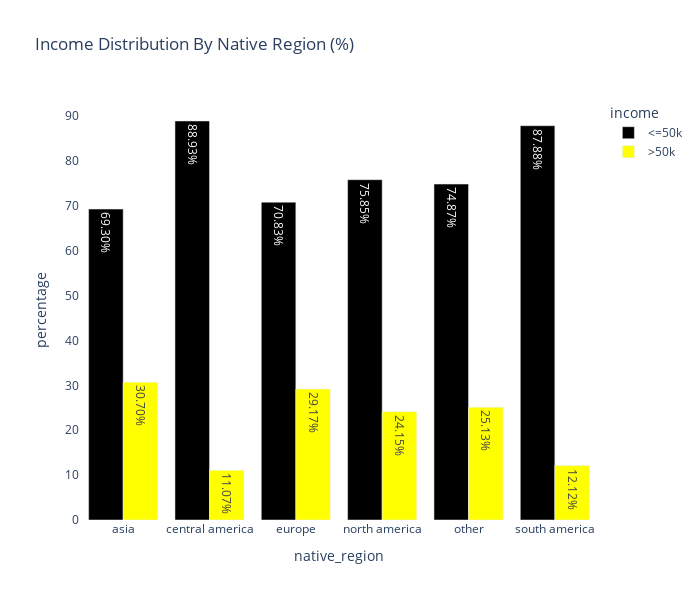
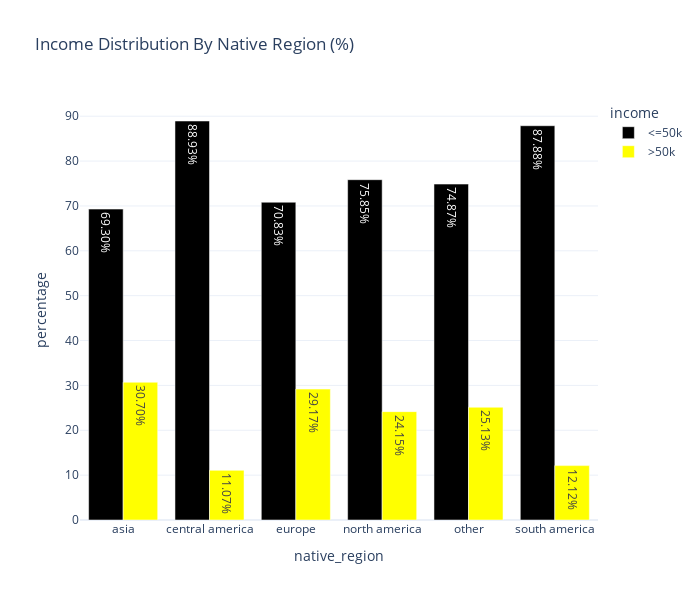
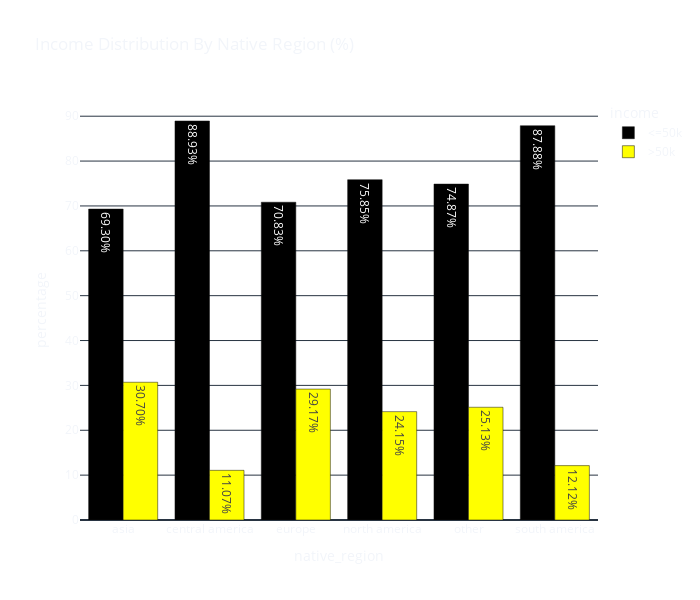
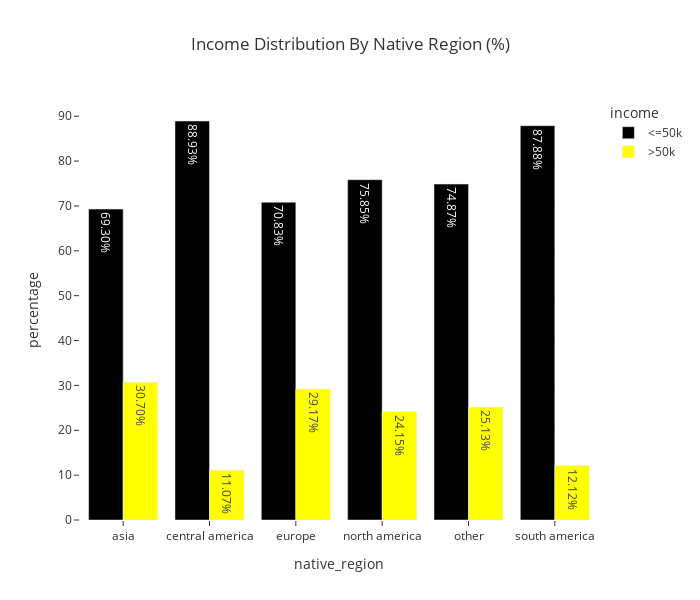

Notebook code for these charts, in order:
### Code cell
themes = ["plotly", "plotly_white", "plotly_dark", "ggplot2", "seaborn", "simple_white", "presentation", "xgridoff", "ygridoff", "gridon", "none"]

for theme in themes:
    fig.update_layout(template=theme)

    fig.show()

### Figure 1 — Plotly figure (JSON) as saved in the notebook; plotly's stock layout.template omitted (floating-point values rounded to 4 significant figures)
{"data": [{"alignmentgroup": "True", "hovertemplate": "income=<=50k<br>native_region=%{x}<br>percentage=%{text}<extra></extra>", "legendgroup": "<=50k", "marker": {"color": "black", "pattern": {"shape": ""}}, "name": "<=50k", "offsetgroup": "<=50k", "orientation": "v", "showlegend": true, "text": [69.3, 88.93, 70.83, 75.85, 74.87, 87.88], "textposition": "auto", "texttemplate": "%{text:.2f}%", "type": "bar", "x": ["asia", "central america", "europe", "north america", "other", "south america"], "xaxis": "x", "y": [69.3, 88.93, 70.83, 75.85, 74.87, 87.88], "yaxis": "y"}, {"alignmentgroup": "True", "hovertemplate": "income=>50k<br>native_region=%{x}<br>percentage=%{text}<extra></extra>", "legendgroup": ">50k", "marker": {"color": "yellow", "pattern": {"shape": ""}}, "name": ">50k", "offsetgroup": ">50k", "orientation": "v", "showlegend": true, "text": [30.7, 11.07, 29.17, 24.15, 25.13, 12.12], "textposition": "auto", "texttemplate": "%{text:.2f}%", "type": "bar", "x": ["asia", "central america", "europe", "north america", "other", "south america"], "xaxis": "x", "y": [30.7, 11.07, 29.17, 24.15, 25.13, 12.12], "yaxis": "y"}], "layout": {"barmode": "group", "height": 600, "legend": {"title": {"text": "income"}, "tracegroupgap": 0}, "paper_bgcolor": "rgba(0, 0, 0, 0)", "plot_bgcolor": "rgba(0, 0, 0, 0)", "title": {"text": "Income Distribution By Native Region (%)"}, "width": 700, "xaxis": {"anchor": "y", "autorange": true, "domain": [0, 1], "range": [-0.5, 5.5], "title": {"text": "native_region"}, "type": "category"}, "yaxis": {"anchor": "x", "autorange": true, "domain": [0, 1], "range": [0, 93.61], "title": {"text": "percentage"}, "type": "linear"}}}

### Figure 2 — Plotly figure (JSON) as saved in the notebook; plotly's stock layout.template omitted (floating-point values rounded to 4 significant figures)
{"data": [{"alignmentgroup": "True", "hovertemplate": "income=<=50k<br>native_region=%{x}<br>percentage=%{text}<extra></extra>", "legendgroup": "<=50k", "marker": {"color": "black", "pattern": {"shape": ""}}, "name": "<=50k", "offsetgroup": "<=50k", "orientation": "v", "showlegend": true, "text": [69.3, 88.93, 70.83, 75.85, 74.87, 87.88], "textposition": "auto", "texttemplate": "%{text:.2f}%", "type": "bar", "x": ["asia", "central america", "europe", "north america", "other", "south america"], "xaxis": "x", "y": [69.3, 88.93, 70.83, 75.85, 74.87, 87.88], "yaxis": "y"}, {"alignmentgroup": "True", "hovertemplate": "income=>50k<br>native_region=%{x}<br>percentage=%{text}<extra></extra>", "legendgroup": ">50k", "marker": {"color": "yellow", "pattern": {"shape": ""}}, "name": ">50k", "offsetgroup": ">50k", "orientation": "v", "showlegend": true, "text": [30.7, 11.07, 29.17, 24.15, 25.13, 12.12], "textposition": "auto", "texttemplate": "%{text:.2f}%", "type": "bar", "x": ["asia", "central america", "europe", "north america", "other", "south america"], "xaxis": "x", "y": [30.7, 11.07, 29.17, 24.15, 25.13, 12.12], "yaxis": "y"}], "layout": {"barmode": "group", "height": 600, "legend": {"title": {"text": "income"}, "tracegroupgap": 0}, "paper_bgcolor": "rgba(0, 0, 0, 0)", "plot_bgcolor": "rgba(0, 0, 0, 0)", "title": {"text": "Income Distribution By Native Region (%)"}, "width": 700, "xaxis": {"anchor": "y", "autorange": true, "domain": [0, 1], "range": [-0.5, 5.5], "title": {"text": "native_region"}, "type": "category"}, "yaxis": {"anchor": "x", "autorange": true, "domain": [0, 1], "range": [0, 93.61], "title": {"text": "percentage"}, "type": "linear"}}}

### Figure 3 — Plotly figure (JSON) as saved in the notebook; plotly's stock layout.template omitted (floating-point values rounded to 4 significant figures)
{"data": [{"alignmentgroup": "True", "hovertemplate": "income=<=50k<br>native_region=%{x}<br>percentage=%{text}<extra></extra>", "legendgroup": "<=50k", "marker": {"color": "black", "pattern": {"shape": ""}}, "name": "<=50k", "offsetgroup": "<=50k", "orientation": "v", "showlegend": true, "text": [69.3, 88.93, 70.83, 75.85, 74.87, 87.88], "textposition": "auto", "texttemplate": "%{text:.2f}%", "type": "bar", "x": ["asia", "central america", "europe", "north america", "other", "south america"], "xaxis": "x", "y": [69.3, 88.93, 70.83, 75.85, 74.87, 87.88], "yaxis": "y"}, {"alignmentgroup": "True", "hovertemplate": "income=>50k<br>native_region=%{x}<br>percentage=%{text}<extra></extra>", "legendgroup": ">50k", "marker": {"color": "yellow", "pattern": {"shape": ""}}, "name": ">50k", "offsetgroup": ">50k", "orientation": "v", "showlegend": true, "text": [30.7, 11.07, 29.17, 24.15, 25.13, 12.12], "textposition": "auto", "texttemplate": "%{text:.2f}%", "type": "bar", "x": ["asia", "central america", "europe", "north america", "other", "south america"], "xaxis": "x", "y": [30.7, 11.07, 29.17, 24.15, 25.13, 12.12], "yaxis": "y"}], "layout": {"barmode": "group", "height": 600, "legend": {"title": {"text": "income"}, "tracegroupgap": 0}, "paper_bgcolor": "rgba(0, 0, 0, 0)", "plot_bgcolor": "rgba(0, 0, 0, 0)", "title": {"text": "Income Distribution By Native Region (%)"}, "width": 700, "xaxis": {"anchor": "y", "autorange": true, "domain": [0, 1], "range": [-0.5, 5.5], "title": {"text": "native_region"}, "type": "category"}, "yaxis": {"anchor": "x", "autorange": true, "domain": [0, 1], "range": [0, 93.61], "title": {"text": "percentage"}, "type": "linear"}}}

### Figure 4 — Plotly figure (JSON) as saved in the notebook; plotly's stock layout.template omitted (floating-point values rounded to 4 significant figures)
{"data": [{"alignmentgroup": "True", "hovertemplate": "income=<=50k<br>native_region=%{x}<br>percentage=%{text}<extra></extra>", "legendgroup": "<=50k", "marker": {"color": "black", "pattern": {"shape": ""}}, "name": "<=50k", "offsetgroup": "<=50k", "orientation": "v", "showlegend": true, "text": [69.3, 88.93, 70.83, 75.85, 74.87, 87.88], "textposition": "auto", "texttemplate": "%{text:.2f}%", "type": "bar", "x": ["asia", "central america", "europe", "north america", "other", "south america"], "xaxis": "x", "y": [69.3, 88.93, 70.83, 75.85, 74.87, 87.88], "yaxis": "y"}, {"alignmentgroup": "True", "hovertemplate": "income=>50k<br>native_region=%{x}<br>percentage=%{text}<extra></extra>", "legendgroup": ">50k", "marker": {"color": "yellow", "pattern": {"shape": ""}}, "name": ">50k", "offsetgroup": ">50k", "orientation": "v", "showlegend": true, "text": [30.7, 11.07, 29.17, 24.15, 25.13, 12.12], "textposition": "auto", "texttemplate": "%{text:.2f}%", "type": "bar", "x": ["asia", "central america", "europe", "north america", "other", "south america"], "xaxis": "x", "y": [30.7, 11.07, 29.17, 24.15, 25.13, 12.12], "yaxis": "y"}], "layout": {"barmode": "group", "height": 600, "legend": {"title": {"text": "income"}, "tracegroupgap": 0}, "paper_bgcolor": "rgba(0, 0, 0, 0)", "plot_bgcolor": "rgba(0, 0, 0, 0)", "title": {"text": "Income Distribution By Native Region (%)"}, "width": 700, "xaxis": {"anchor": "y", "autorange": true, "domain": [0, 1], "range": [-0.5, 5.5], "title": {"text": "native_region"}, "type": "category"}, "yaxis": {"anchor": "x", "autorange": true, "domain": [0, 1], "range": [0, 93.61], "title": {"text": "percentage"}, "type": "linear"}}}
